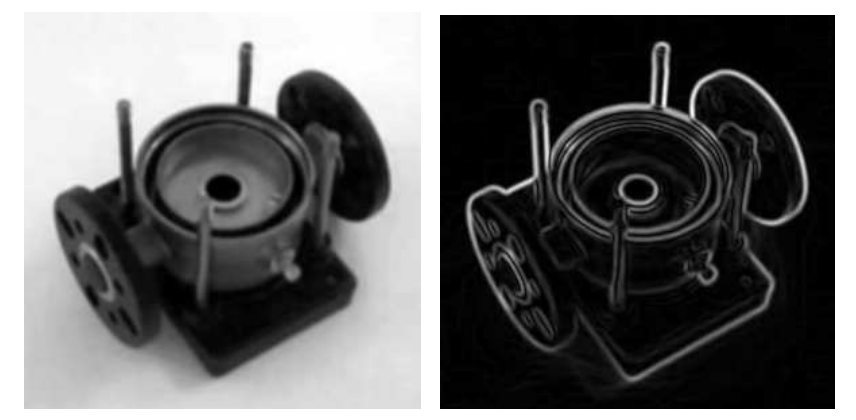
#> input picture aaa.png, 856 x 420 px
$ jupyter execute chap153.ipynb
#> lines starting #> are read from the running program, lines starting #| are printed output that depends on the picture; after the words box and inside, x2 and y2 are one past the last pixel; in counts of white or black regions, pixels touching at a corner belong together
[cell 1]
import numpy as np
import cv2
from matplotlib import pyplot as plt

[cell 2]
img = cv2.imread('aaa.png')
#> img is the input picture: shape (420, 856, 3); min 0, max 255, mean 105.5
gray = cv2.cvtColor(img,cv2.COLOR_BGR2GRAY)
corners = cv2.goodFeaturesToTrack(gray,250,0.01,10)
#> corners = 63 rows, first 8: [834, 408], [834, 15], [440, 15], [440, 408], [688, 114], [648, 102], [667, 106], [664, 47]
corners = np.int0(corners)
for i in corners:
    x,y = i.ravel()
    cv2.circle(img,(x,y),3,255,-1)
#> this loop made 63 passes
#> (x, y) on passes 1 to 12: (834, 408), (834, 15), (440, 15), (440, 408), (688, 114), (648, 102), (667, 106), (664, 47), (631, 211), (566, 146), (532, 185), (24, 408)
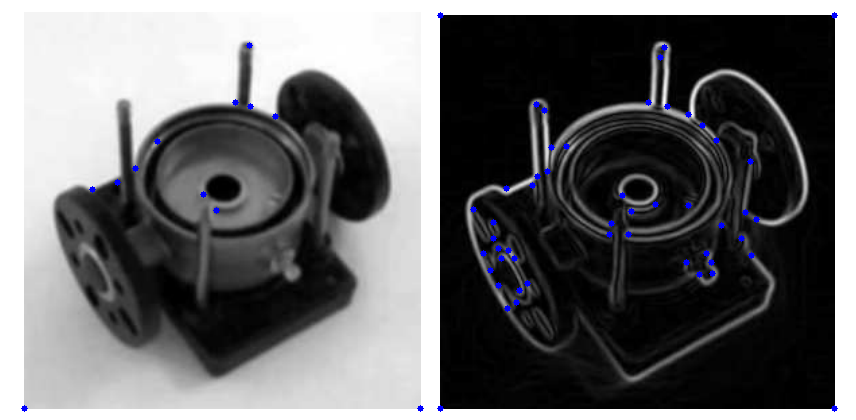
#> img: shape (420, 856, 3); 0.51% of pixels changed, all inside (x1, y1, x2, y2) = (21, 12, 838, 412)
plt.imshow(img),plt.show()
